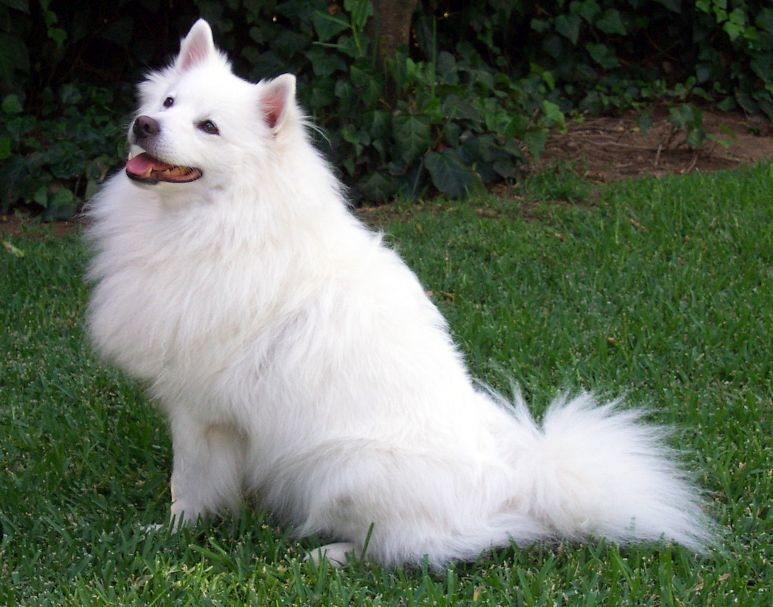
//> input picture ClassWork/Resources/dog.jpg, 773 x 607 px
$ ./Week_6   (built with g++ and OpenCV 4)
//> lines starting //> are read from the running program, lines starting //| are printed output that depends on the picture
#include <opencv2/imgcodecs.hpp>
#include <opencv2/imgproc.hpp>
#include <opencv2/highgui.hpp>
#include <iostream>

using namespace std;
using namespace cv;

int main() {
	Mat img = imread("Resources/dog.jpg", IMREAD_GRAYSCALE);
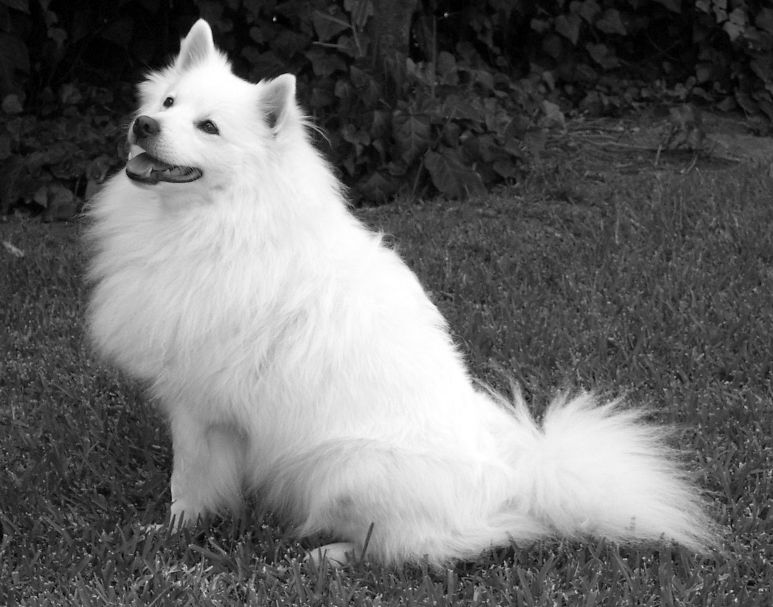
//> img: 607 rows x 773 cols, CV_8UC1; min 0, max 255, mean 105.1
	Mat filtered;
	GaussianBlur(img, filtered, Size(5, 5), 1.5);
	Mat mask;
	threshold(img, mask, 138, 255, THRESH_TOZERO);
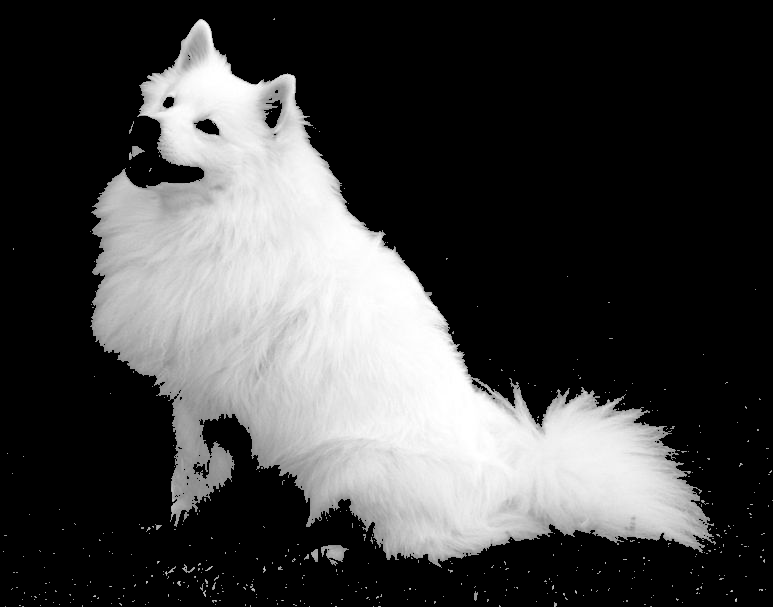
//> mask: 607 rows x 773 cols, CV_8UC1; min 0, max 255, mean 66.6
	medianBlur(mask, mask, 5);
	imshow("img", img);
	imshow("filtered", filtered);
	imshow("mask", mask);
	waitKey();
	return 0;
}

$ run again, with ClassWork/Resources/339509216_968631097463872_7531882896750283483_n.jpg copied over ClassWork/Resources/dog.jpg
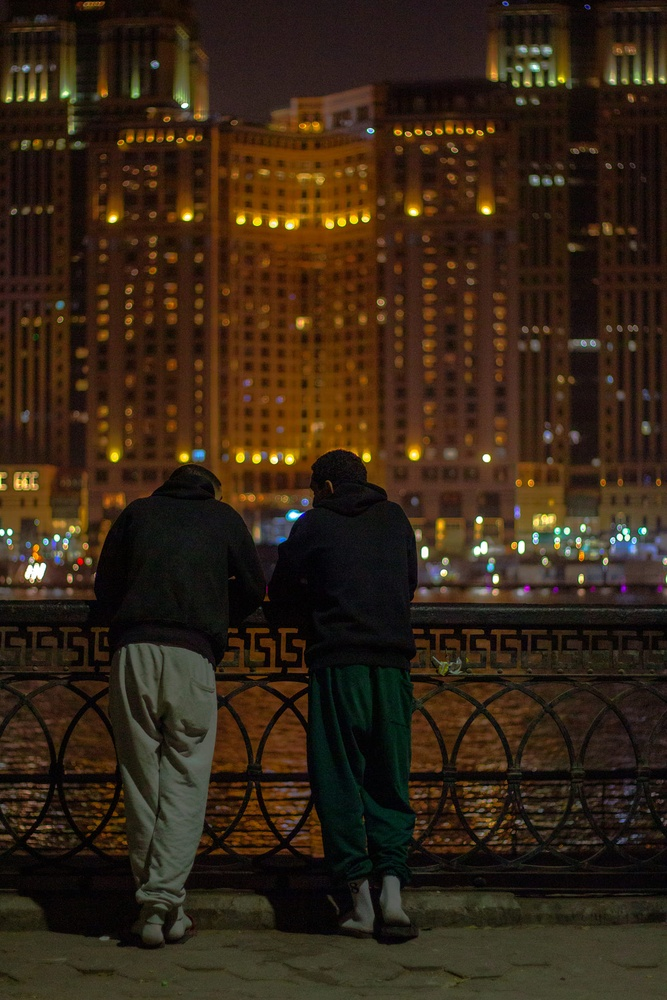
//> input picture ClassWork/Resources/339509216_968631097463872_7531882896750283483_n.jpg, 667 x 1000 px, shrunk from 1365 x 2048 before the run
//> `Mat img = imread("Resources/dog.jpg", IMREAD_GRAYSCALE);`:
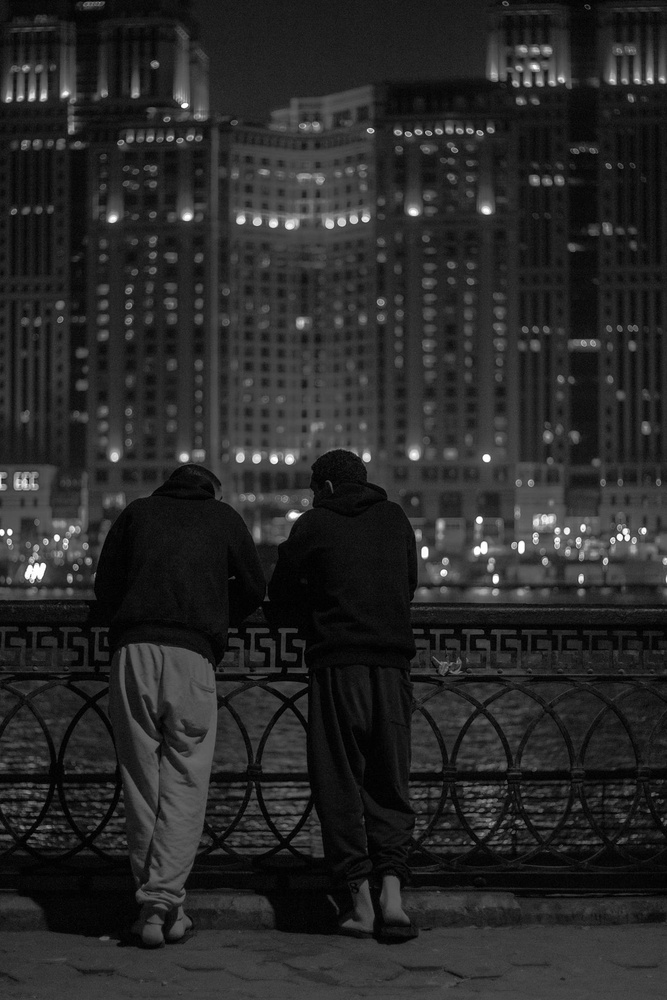
//> img: 1000 rows x 667 cols, CV_8UC1; min 0, max 255, mean 40.1
//> `medianBlur(mask, mask, 5);`:
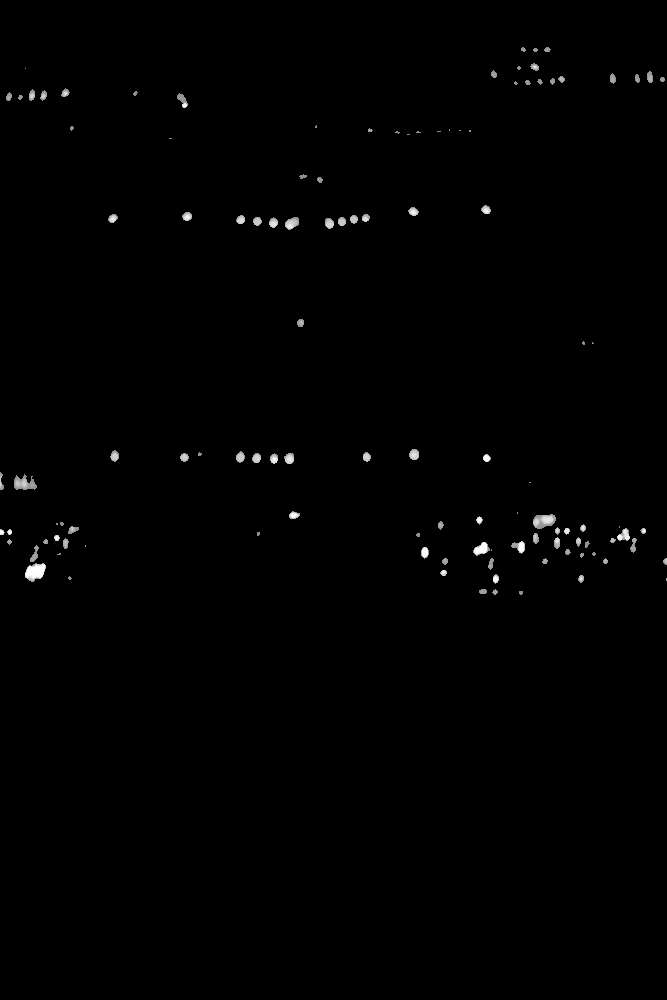
//> mask: 1000 rows x 667 cols, CV_8UC1; min 0, max 255, mean 1.4

$ run again, with ClassWork/Resources/800px-Indian_hybrid_Orange.jpg copied over ClassWork/Resources/dog.jpg
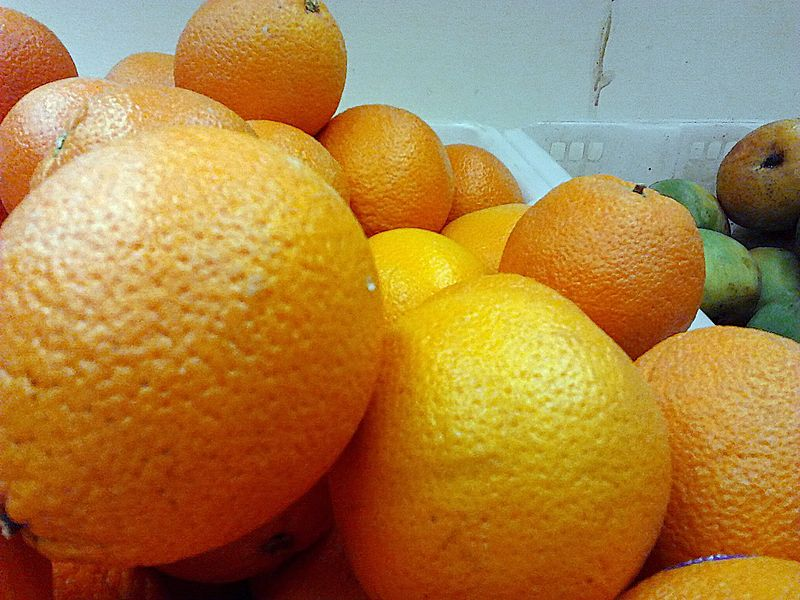
//> input picture ClassWork/Resources/800px-Indian_hybrid_Orange.jpg, 800 x 600 px
//> `Mat img = imread("Resources/dog.jpg", IMREAD_GRAYSCALE);`:
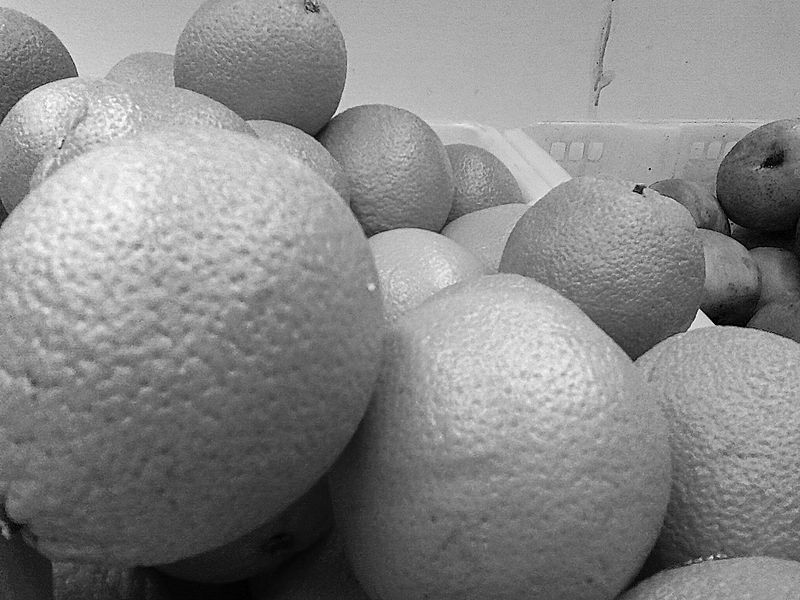
//> img: 600 rows x 800 cols, CV_8UC1; min 0, max 255, mean 134.8
//> `medianBlur(mask, mask, 5);`:
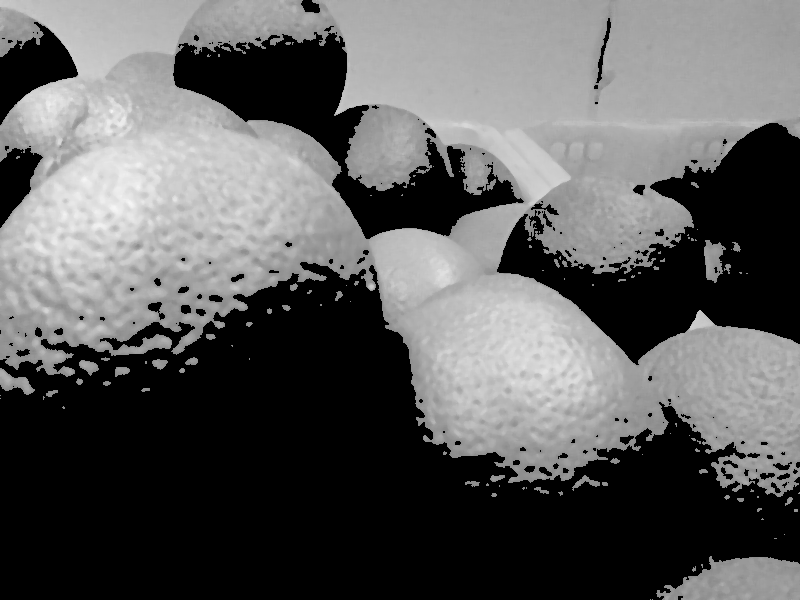
//> mask: 600 rows x 800 cols, CV_8UC1; min 0, max 246, mean 92.5
